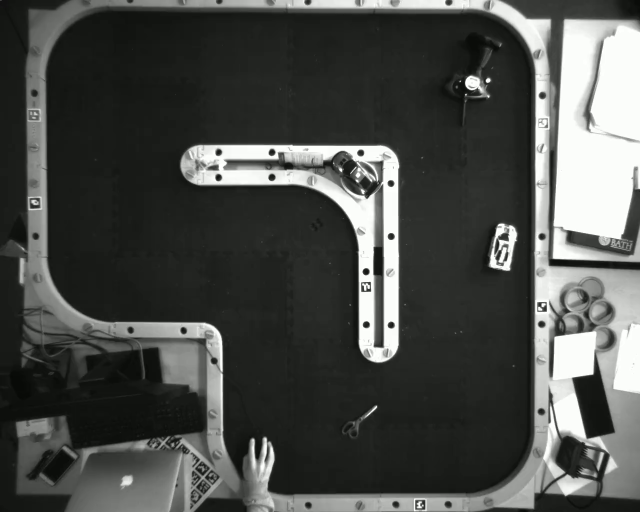
#> input picture frame 27 of video/aruco_sheet_4x4_50_small.avi, 1280 x 1024 px, given in place of car_drive_demo.avi, which was not available (shown at 1/2 size)
$ python old_detection.py   (older library calls are emulated)
#> lines starting #> are read from the running program, lines starting #| are printed output that depends on the picture; after the words box and inside, x2 and y2 are one past the last pixel; in counts of white or black regions, pixels touching at a corner belong together; pictures that were not available may be replaced by others from this repository, and a replacement may not be noted
from PIL import Image
import cv2
import numpy as np
import math
import PyCapture2
from PyCapture2 import Camera, BusManager

# [130 lines of commented-out code are left out]
video = cv2.VideoCapture("../video/car_drive_demo.avi")
# Exit if video not opened.
if not video.isOpened():
    print("Could not open video")
    sys.exit()

# Read first frame.
ok, frame = video.read()
#> frame is the input picture: shape (1024, 1280, 3); mean B, G, R 74.5, 77.5, 75.5
if not ok:
        print('Cannot read video file')
        sys.exit()

imgray = cv2.cvtColor(frame, cv2.COLOR_BGR2GRAY)
ret, thresh = cv2.threshold(imgray, 40, 255, 0)
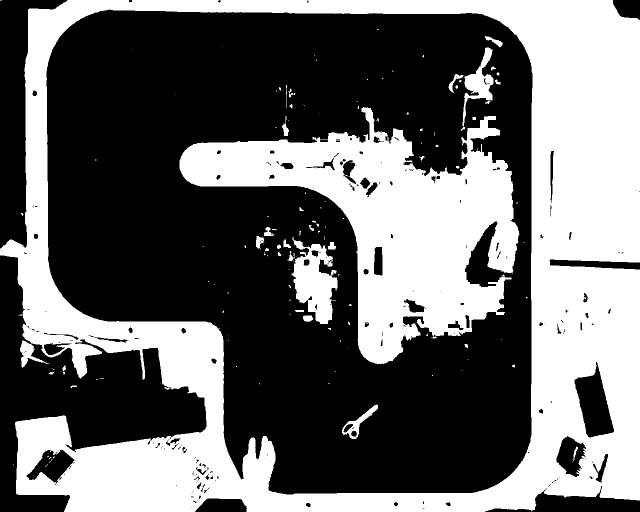
#> thresh: shape (1024, 1280) (shown at 1/2 size); 41.8% white; 148 white regions (102 under 20 px), largest, box (x1, y1, x2, y2) and area: (0, 0, 1280, 1024) 389903, (359, 214, 1039, 728) 139830, (583, 474, 676, 648) 8933

kernel = np.ones((4, 4), np.uint8)
thresh = cv2.erode(thresh, kernel, iterations=1)
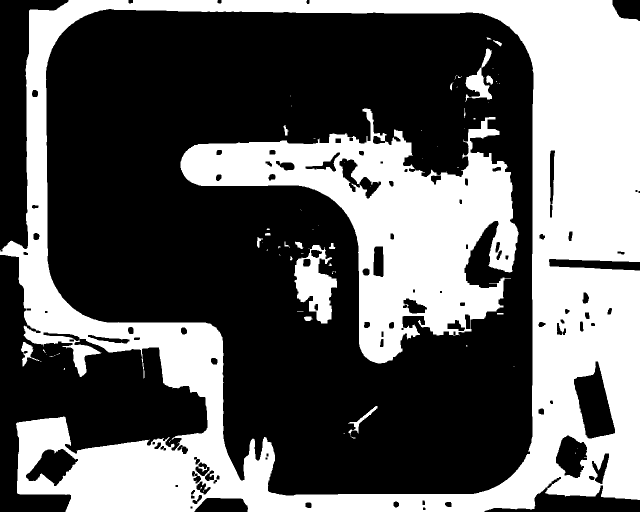
#> thresh: shape (1024, 1280) (shown at 1/2 size); 38.9% white; 74 white regions (53 under 20 px), largest, box (x1, y1, x2, y2) and area: (0, 0, 1280, 1024) 369377, (361, 217, 1037, 727) 129308, (588, 490, 674, 647) 7091

# Uncomment the line below to select a different bounding box
#> (the run stopped early here; a loop or call above may not have finished)

$ run again, starting later in the video
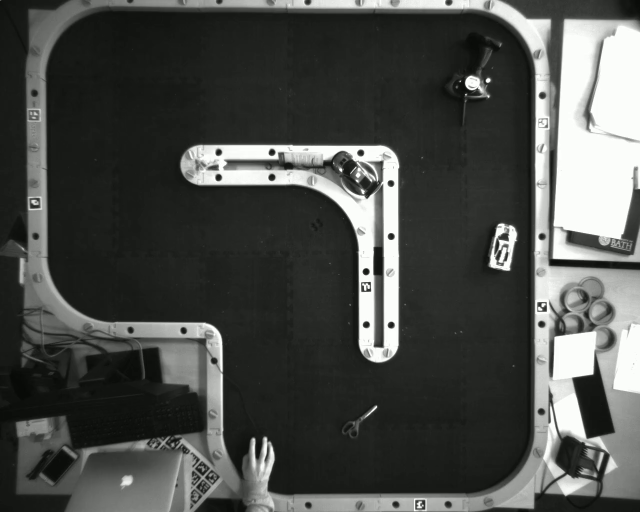
#> input picture frame 125 of video/aruco_sheet_4x4_50_small.avi, 1280 x 1024 px, given in place of car_drive_demo.avi, which was not available (shown at 1/2 size)
#> frame is the input picture: shape (1024, 1280, 3); mean B, G, R 74.4, 77.4, 75.4
#> `ret, thresh = cv2.threshold(imgray, 40, 255, 0)`:
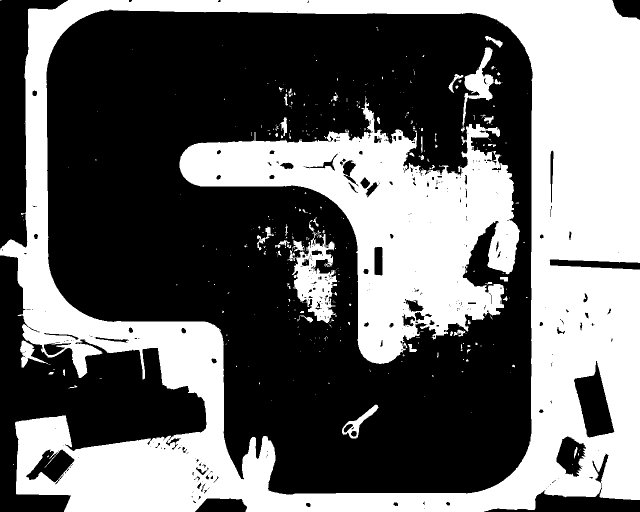
#> thresh: shape (1024, 1280) (shown at 1/2 size); 41.7% white; 394 white regions (330 under 20 px), largest, box (x1, y1, x2, y2) and area: (0, 0, 1280, 1024) 389860, (359, 192, 1040, 728) 137665, (578, 440, 674, 646) 8189
#> `thresh = cv2.erode(thresh, kernel, iterations=1)`:
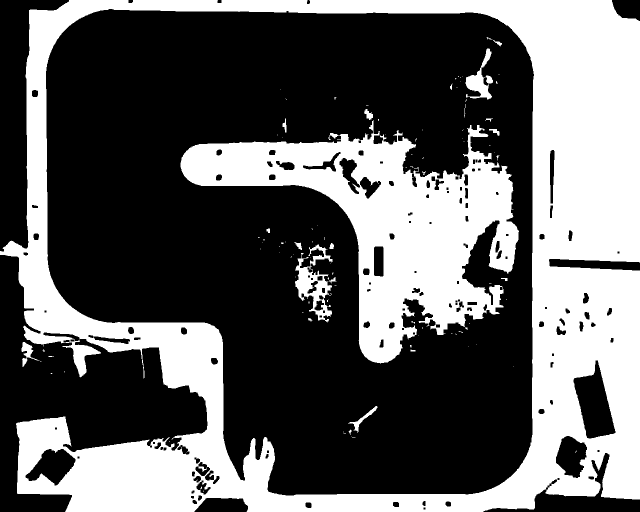
#> thresh: shape (1024, 1280) (shown at 1/2 size); 38.3% white; 108 white regions (84 under 20 px), largest, box (x1, y1, x2, y2) and area: (0, 0, 1280, 1024) 369231, (361, 240, 1038, 727) 123702, (590, 489, 665, 645) 4371

$ run again, starting later in the video
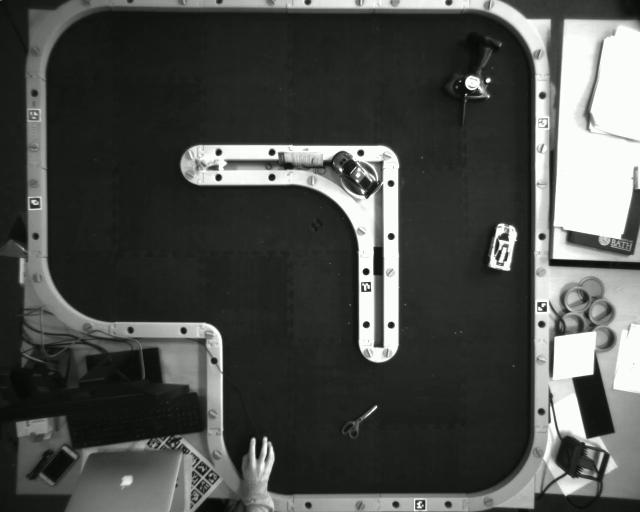
#> input picture frame 223 of video/aruco_sheet_4x4_50_small.avi, 1280 x 1024 px, given in place of car_drive_demo.avi, which was not available (shown at 1/2 size)
#> frame is the input picture: shape (1024, 1280, 3); mean B, G, R 74.3, 77.3, 75.3
#> `ret, thresh = cv2.threshold(imgray, 40, 255, 0)`:
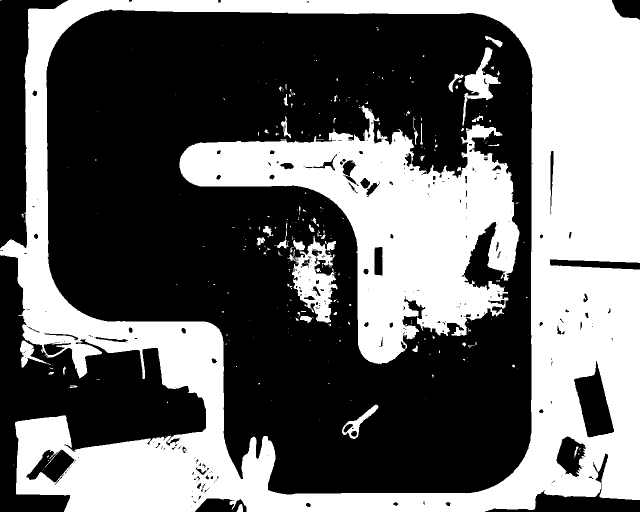
#> thresh: shape (1024, 1280) (shown at 1/2 size); 41.7% white; 323 white regions (266 under 20 px), largest, box (x1, y1, x2, y2) and area: (0, 0, 1280, 1024) 389879, (359, 210, 1039, 728) 137858, (575, 471, 675, 646) 7582
#> `thresh = cv2.erode(thresh, kernel, iterations=1)`:
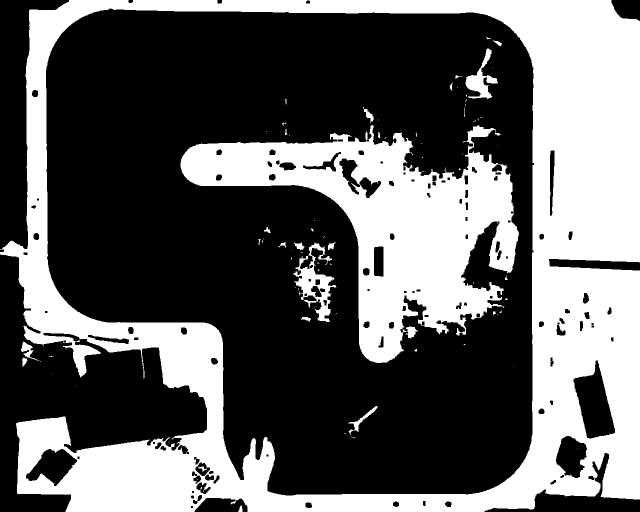
#> thresh: shape (1024, 1280) (shown at 1/2 size); 38.4% white; 90 white regions (63 under 20 px), largest, box (x1, y1, x2, y2) and area: (0, 0, 1280, 1024) 369319, (361, 250, 1038, 726) 124828, (586, 485, 673, 644) 4513
